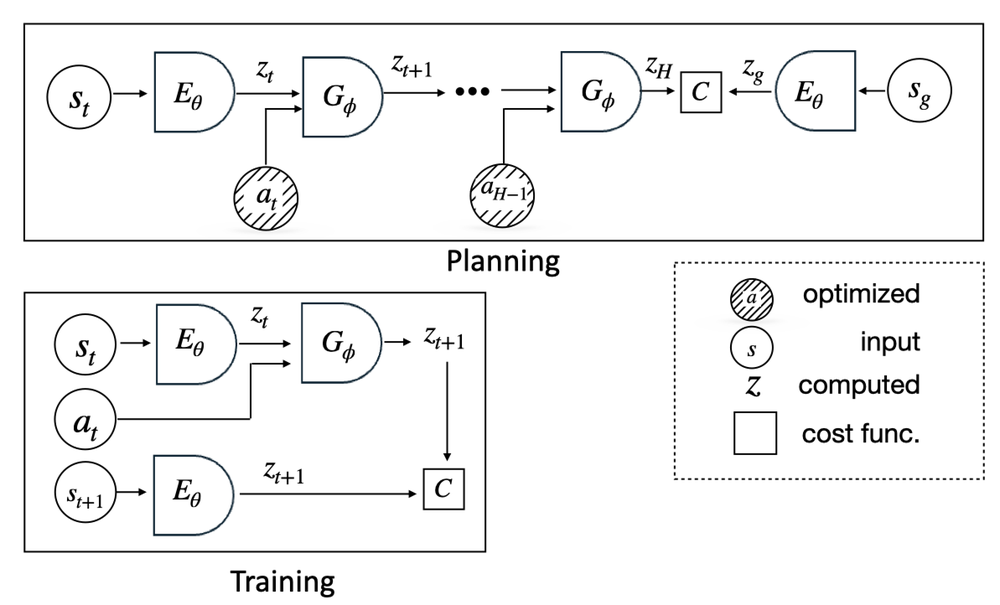
#> input picture examples/ac_video_jepa/assets/train_plan_schema_crop.png, 1000 x 605 px, shrunk from 2386 x 1444 before the run
$ python -i lowlevel.py   (imports and definitions only)
#> lines starting #> are read from the running program, lines starting #| are printed output that depends on the picture
#> further down, picture is the input picture: shape (605, 1000, 3); mean B, G, R 244.1, 244, 243.9
"""Low-level visual features: luminance, contrast, color, edges, spatial frequency, entropy."""

import cv2
import numpy as np
from scipy.stats import entropy as shannon_entropy


def extract_lowlevel(frame_bgr: np.ndarray) -> dict:
    """Extract low-level visual features from a single BGR frame.

    Returns dict with keys:
        luminance_mean, contrast_rms, color_r_mean, color_g_mean, color_b_mean,
        saturation_mean, edge_density, spatial_freq_energy, entropy
    """
    gray = cv2.cvtColor(frame_bgr, cv2.COLOR_BGR2GRAY).astype(np.float32)
    h, w = gray.shape
#> h = 605; w = 1000

    # Luminance: mean brightness
    luminance_mean = float(gray.mean() / 255.0)
#> luminance_mean = 0.957

    # RMS contrast: std of grayscale normalized to [0, 1]
    contrast_rms = float(gray.std() / 255.0)
#> contrast_rms = 0.173

    # Mean RGB (OpenCV is BGR)
    color_b_mean = float(frame_bgr[:, :, 0].mean() / 255.0)
#> color_b_mean = 0.957
    color_g_mean = float(frame_bgr[:, :, 1].mean() / 255.0)
#> color_g_mean = 0.957
    color_r_mean = float(frame_bgr[:, :, 2].mean() / 255.0)
#> color_r_mean = 0.956

    # Saturation from HSV
    hsv = cv2.cvtColor(frame_bgr, cv2.COLOR_BGR2HSV)
#> hsv: shape (605, 1000, 3); mean H, S, V 1.4, 0.8, 244.1
    saturation_mean = float(hsv[:, :, 1].mean() / 255.0)
#> saturation_mean = 0.00309

    # Edge density via Canny
    edges = cv2.Canny(frame_bgr, 100, 200)
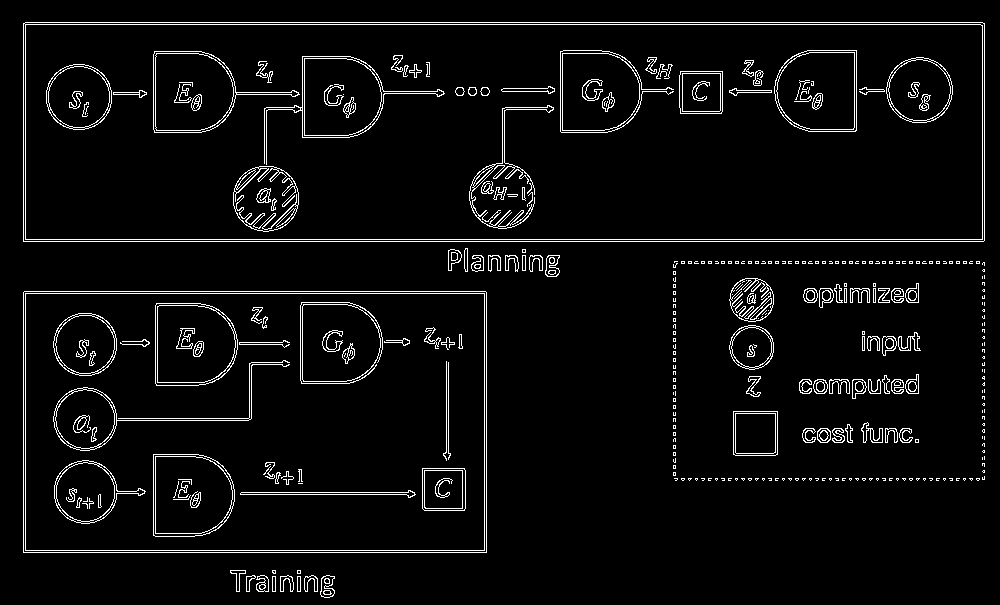
#> edges: shape (605, 1000); 4.6% white in thin lines or dots
    edge_density = float(edges.astype(bool).sum() / (h * w))
#> edge_density = 0.0463

    # Spatial frequency energy: ratio of high-frequency power
    f_transform = np.fft.fft2(gray)
    f_shift = np.fft.fftshift(f_transform)
    magnitude = np.abs(f_shift) ** 2
    total_power = magnitude.sum()
#> total_power = 2.25e+16
    # Create mask for low frequencies (central 25% of spectrum)
    cy, cx = h // 2, w // 2
#> cy = 302; cx = 500
    ry, rx = h // 4, w // 4
#> ry = 151; rx = 250
    mask = np.ones((h, w), dtype=bool)
    mask[cy - ry : cy + ry, cx - rx : cx + rx] = False
    high_freq_power = magnitude[mask].sum()
#> high_freq_power = 7.07e+13
    spatial_freq_energy = float(high_freq_power / total_power) if total_power > 0 else 0.0
#> spatial_freq_energy = 0.00314

    # Shannon entropy of grayscale histogram
    hist, _ = np.histogram(gray.astype(np.uint8), bins=256, range=(0, 256))
#> hist = 256 values, max 525998 at index 255, min 53 at index 92, mean 2363.3
    hist_prob = hist / hist.sum()
#> hist_prob = 256 values, max 0.869 at index 255, min 8.76e-05 at index 92, mean 0.00391
    img_entropy = float(shannon_entropy(hist_prob, base=2))
#> img_entropy = 1.36

    return {
        "luminance_mean": luminance_mean,
        "contrast_rms": contrast_rms,
        "color_r_mean": color_r_mean,
        "color_g_mean": color_g_mean,
        "color_b_mean": color_b_mean,
        "saturation_mean": saturation_mean,
        "edge_density": edge_density,
        "spatial_freq_energy": spatial_freq_energy,
        "entropy": img_entropy,
    }

>>> import cv2
>>> picture = cv2.imread('../../examples/ac_video_jepa/assets/train_plan_schema_crop.png')
>>> result = extract_lowlevel(picture)
#> result = 9 items
